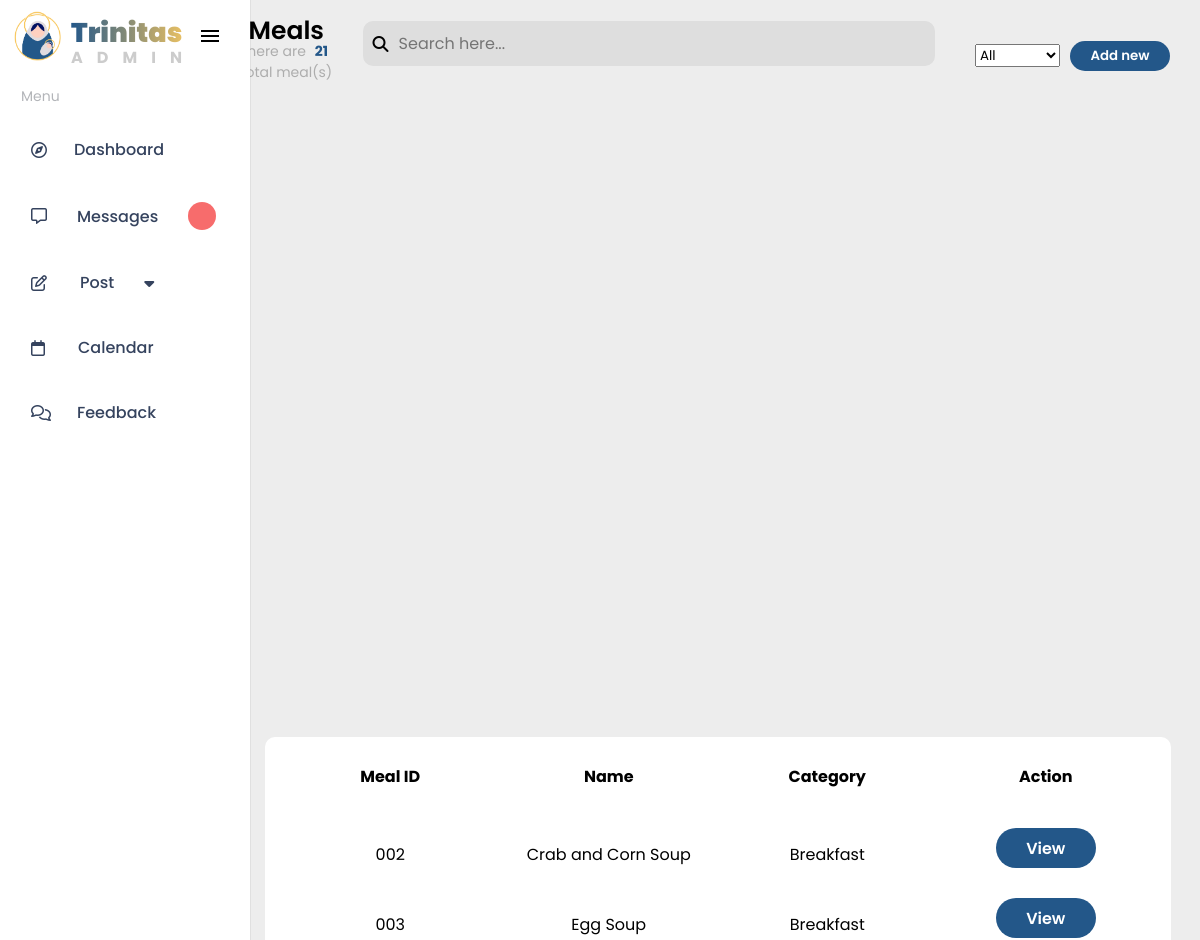
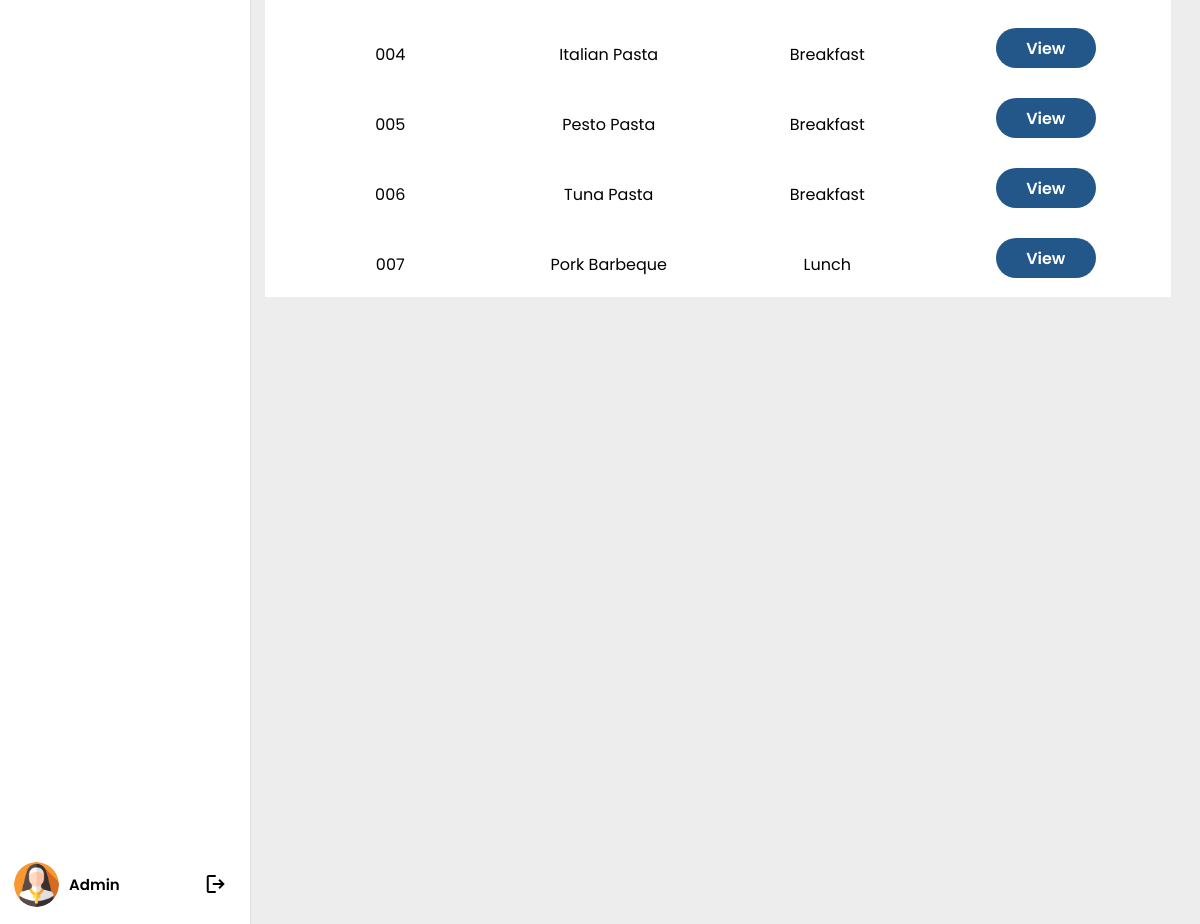
The page /admin-side/post-meals.php (signed in) on the database its author committed (2 pictures, top to bottom).
### tables this page shows
CREATE TABLE `meals` (
  `meal_id` int(11) NOT NULL,
  `meal_name` varchar(255) NOT NULL,
  `type` varchar(100) NOT NULL,
  `meal_img_path` varchar(255) NOT NULL
);

CREATE TABLE `meal_category` (
  `mealCat_id` int(11) NOT NULL,
  `mealCat_name` varchar(255) NOT NULL
);

### admin-side/post-meals.php (the view, shortened to what this page needs)
<?php
$sql = "SELECT meals.meal_id, meals.meal_name, meal_category.mealCat_name
        FROM meals
        JOIN meal_sets ON meals.meal_id = meal_sets.meal_id
        JOIN meal_category ON meal_sets.mealCat_id = meal_category.mealCat_id";
$stmt = $conn->prepare($sql);
$stmt->execute();
try {
    $sqlCount = "SELECT COUNT(*) AS totalMeals FROM meals";
    $resultCount = $conn->query($sqlCount);
    $row = $resultCount->fetch(PDO::FETCH_ASSOC);
    $totalMeals = $row['totalMeals'];
} catch (PDOException $e) {
    die("Error fetching data: " . $e->getMessage());
}
?>
<!DOCTYPE html>
<html lang="en">
<head>
    <link rel="stylesheet" href="https://cdnjs.cloudflare.com/ajax/libs/font-awesome/6.4.0/css/all.min.css" />
    <link rel="stylesheet" href="./css/admin_style.css">
</head>
<body style="overflow-x: hidden;">
    <?php
    include "./admin_sidebar.php";
    include "./meal-view.php";
    include "./add-meal.php";
    ?>
    <section class="post-meals">
        <div class="admin-meal-header">
            <div class="right-section">
                <h4 class="admin-title">Meals</h4>
                <p class="total-indicator">There are <span class="total-num"><?php echo $totalMeals ?></span> total meal(s)</p>
            </div>
            <div class="center-section">
                <div class="search-bar-admin">
                    <i class="fa-solid fa-magnifying-glass"></i>
                    <input type="text" id="searchInput" placeholder="Search here...">
                </div>
            </div>
            <div class="left-section">
                <select name="selectedStatus" class="sorting-list">
                    <option value="">All</option>
                </select>
                <button class="add-btn">Add new</button>
            </div>
        </div>
        <div class="table-container">
            <table class="meal-table">
                <tr>
                    <th>Meal ID</th>
                    <th>Name</th>
                    <th>Category</th>
                    <th>Action</th>
                </tr>
                <?php
                while ($row = $stmt->fetch(PDO::FETCH_ASSOC)) {
                    echo '<tr class="searchable-card">
                    <td>' . sprintf("%03d", $row['meal_id']) . '</td>
                    <td>' . $row['meal_name'] . '</td>
                    <td>' . $row['mealCat_name'] . '</td>
                    <td>
                        <button class="view-btn" data-meal-id="' . $row['meal_id'] . '">View</button>
                    </td>
                </tr>';
                }
                ?>
            </table>
        </div>
    </section>
</body>

### rows shown on the page
meals: meal_id "002", meal_name "Crab and Corn Soup", meal_category.mealCat_name "Breakfast"
meals: meal_id "003", meal_name "Egg Soup", meal_category.mealCat_name "Breakfast"
meals: meal_id "004", meal_name "Italian Pasta", meal_category.mealCat_name "Breakfast"
meals: meal_id "005", meal_name "Pesto Pasta", meal_category.mealCat_name "Breakfast"
meals: meal_id "006", meal_name "Tuna Pasta", meal_category.mealCat_name "Breakfast"
meals: meal_id "007", meal_name "Pork Barbeque", meal_category.mealCat_name "Lunch"

### other values the page prints
$totalMeals "21"
